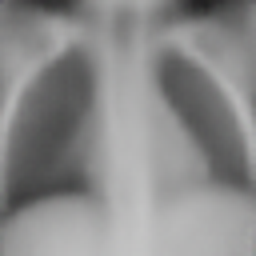
#> input picture generated_images/generated_0019.png, 256 x 256 px; its folder holds only this picture in this run
$ python simple_grid.py
#> lines starting #> are read from the running program, lines starting #| are printed output that depends on the picture
#> further down, img is the input picture: PIL image 256x256 RGB; mean R, G, B 138.3, 138.3, 138.3
from PIL import Image
import os
from pathlib import Path

def create_image_grid(images, rows, cols, output_path):
    """Create a grid of images using only PIL"""
#> called with rows = 6, cols = 6, output_path = 'report_images/simple_generated_grid.png'
    # If image sizes vary, resize them
    width, height = images[0].size
#> width = 128; height = 128

    # Create a new image with the appropriate dimensions
    grid_width = cols * width + (cols - 1) * 10  # 10px padding between images
#> grid_width = 818
    grid_height = rows * height + (rows - 1) * 10
#> grid_height = 818
    grid_img = Image.new('RGB', (grid_width, grid_height), color=(255, 255, 255))
#> grid_img: PIL image 818x818 RGB; every value is 255

    # Place images in the grid
    for i, img in enumerate(images):
        row = i // cols
        col = i % cols
        x = col * (width + 10)
        y = row * (height + 10)
        grid_img.paste(img, (x, y))
#> this loop made 1 pass
#> (row, col, x, y) on pass 1: (0, 0, 0, 0)
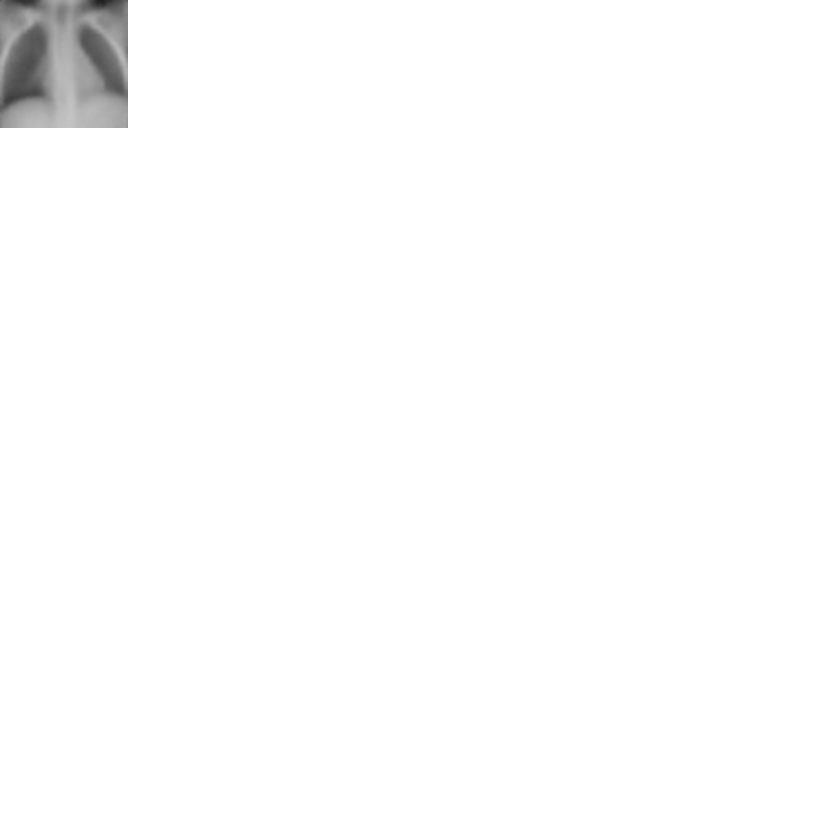
#> grid_img: PIL image 818x818 RGB; mean R, G, B 252.1, 252.1, 252.1

    # Save the grid
    os.makedirs(os.path.dirname(output_path), exist_ok=True)
    grid_img.save(output_path, quality=95)
    print(f"Grid saved to {output_path}")

# Load generated images
generated_dir = Path("generated_images")
generated_images = []

# Get first 36 generated images
for path in sorted(generated_dir.glob("generated_*.png")):
    if "grid" not in str(path) and len(generated_images) < 36:
        img = Image.open(path)
        # Resize to 128x128 for better visibility
        img = img.resize((128, 128), Image.BICUBIC)
        generated_images.append(img)

# Create and save the grid (6x6)
create_image_grid(generated_images, 6, 6, "report_images/simple_generated_grid.png")

# You can also create a side-by-side comparison of real vs generated
# Just load the real images with PIL and do the same

$ run again, on generated_images/generated_0038.png
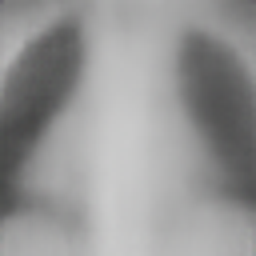
#> input picture generated_images/generated_0038.png, 256 x 256 px
#> img is the input picture: PIL image 256x256 RGB; mean R, G, B 149.7, 149.6, 149.6
#> img: PIL image 128x128 RGB
#> the loop in create_image_grid, `for i, img in enumerate(images):` made 1 pass
#> (row, col, x, y) on pass 1: (0, 0, 0, 0)
#> after the loop in create_image_grid, `for i, img in enumerate(images):`:
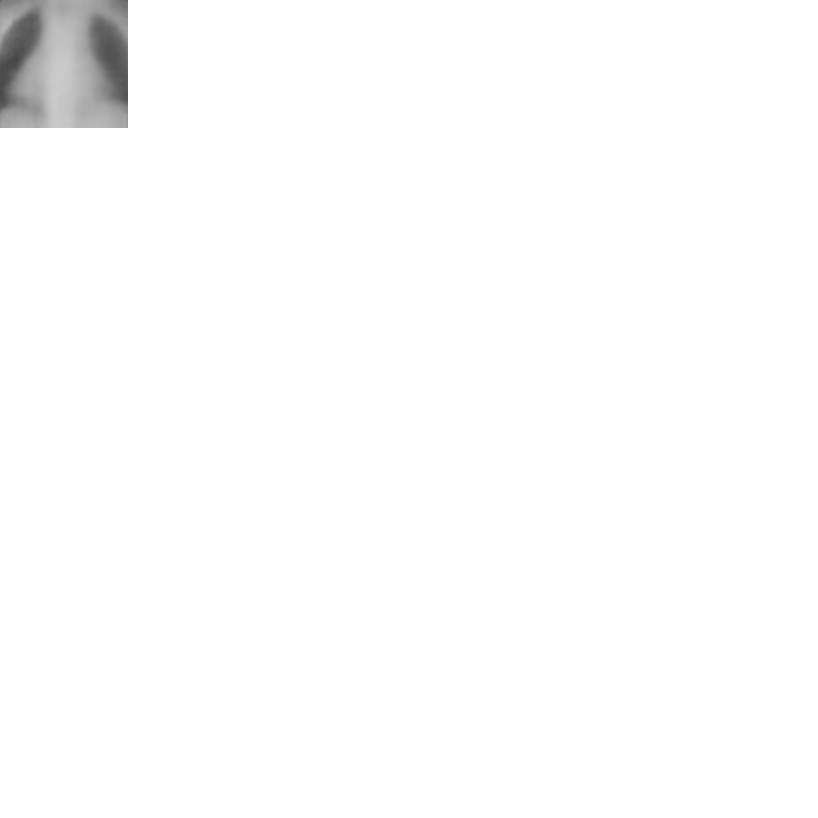
#> grid_img: PIL image 818x818 RGB; mean R, G, B 252.4, 252.4, 252.4

$ run again, on generated_images/generated_0069.png
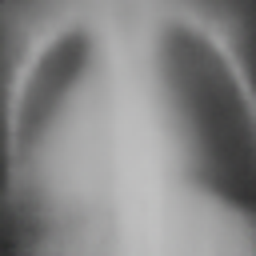
#> input picture generated_images/generated_0069.png, 256 x 256 px
#> img is the input picture: PIL image 256x256 RGB; mean R, G, B 133.8, 133.8, 133.8
#> img: PIL image 128x128 RGB
#> the loop in create_image_grid, `for i, img in enumerate(images):` made 1 pass
#> (row, col, x, y) on pass 1: (0, 0, 0, 0)
#> after the loop in create_image_grid, `for i, img in enumerate(images):`:
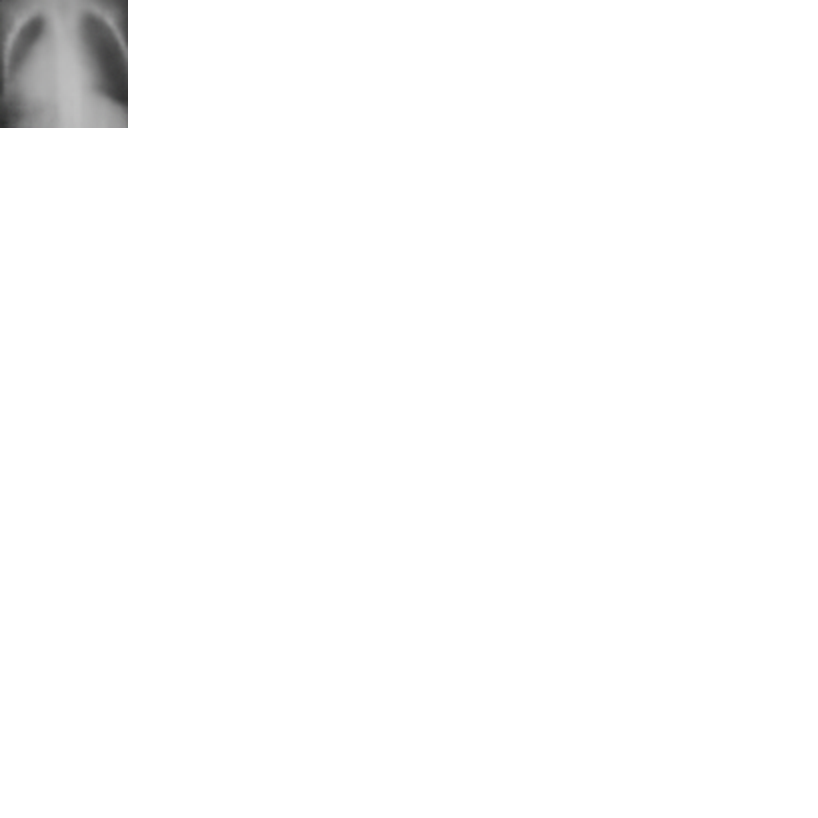
#> grid_img: PIL image 818x818 RGB; mean R, G, B 252, 252, 252

$ run again, on generated_images/generated_0071.png
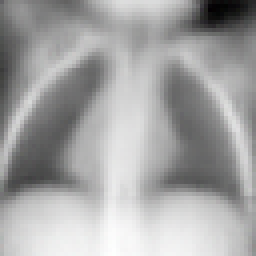
#> input picture generated_images/generated_0071.png, 64 x 64 px (shown 4 times larger)
#> img is the input picture: PIL image 64x64 RGB; mean R, G, B 164.2, 164.2, 164.2
#> img: PIL image 128x128 RGB
#> the loop in create_image_grid, `for i, img in enumerate(images):` made 1 pass
#> (row, col, x, y) on pass 1: (0, 0, 0, 0)
#> after the loop in create_image_grid, `for i, img in enumerate(images):`:
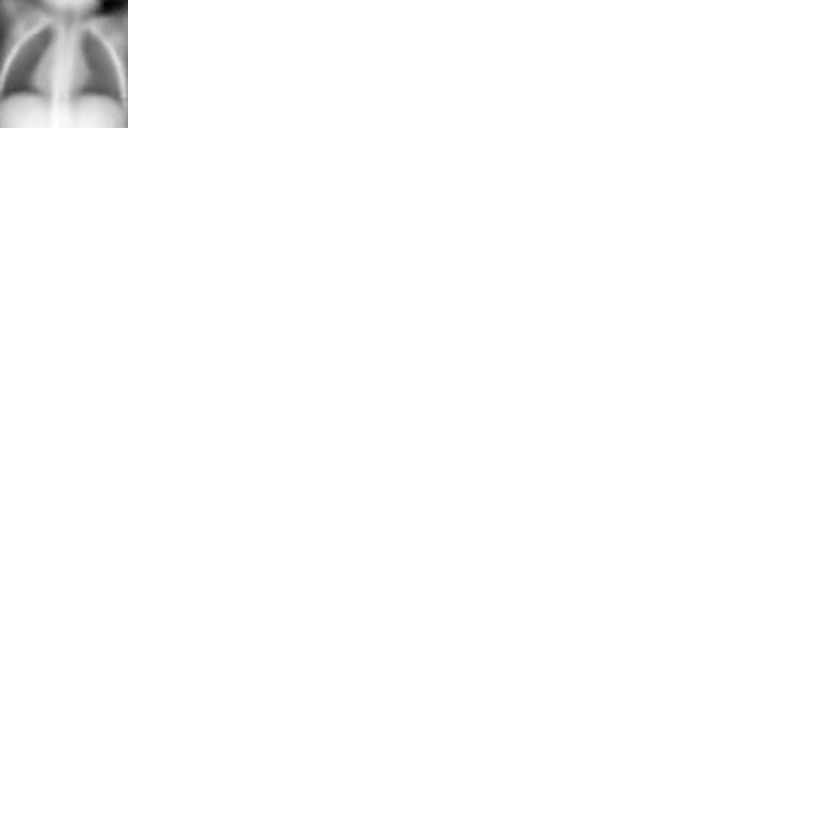
#> grid_img: PIL image 818x818 RGB; mean R, G, B 252.8, 252.8, 252.8

$ run again, on generated_images/generated_0020.png
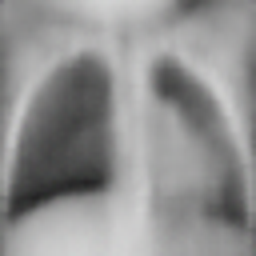
#> input picture generated_images/generated_0020.png, 256 x 256 px
#> img is the input picture: PIL image 256x256 RGB; mean R, G, B 144.4, 144.5, 144.4
#> img: PIL image 128x128 RGB
#> the loop in create_image_grid, `for i, img in enumerate(images):` made 1 pass
#> (row, col, x, y) on pass 1: (0, 0, 0, 0)
#> after the loop in create_image_grid, `for i, img in enumerate(images):`:
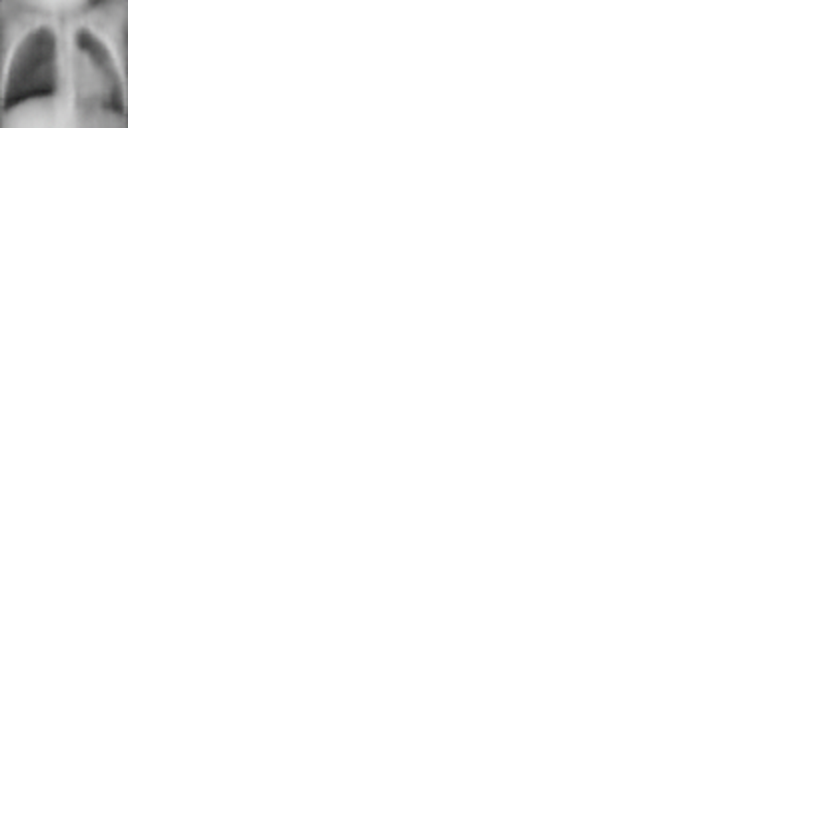
#> grid_img: PIL image 818x818 RGB; mean R, G, B 252.3, 252.3, 252.3
